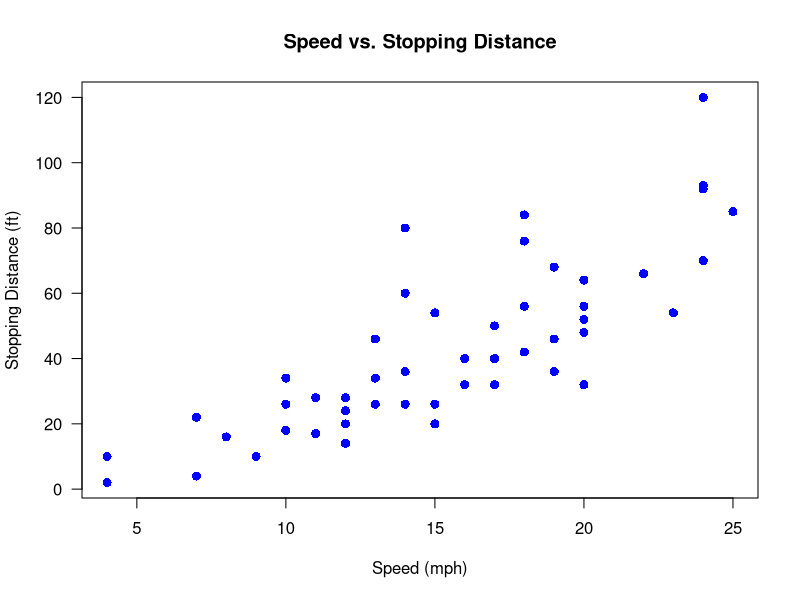
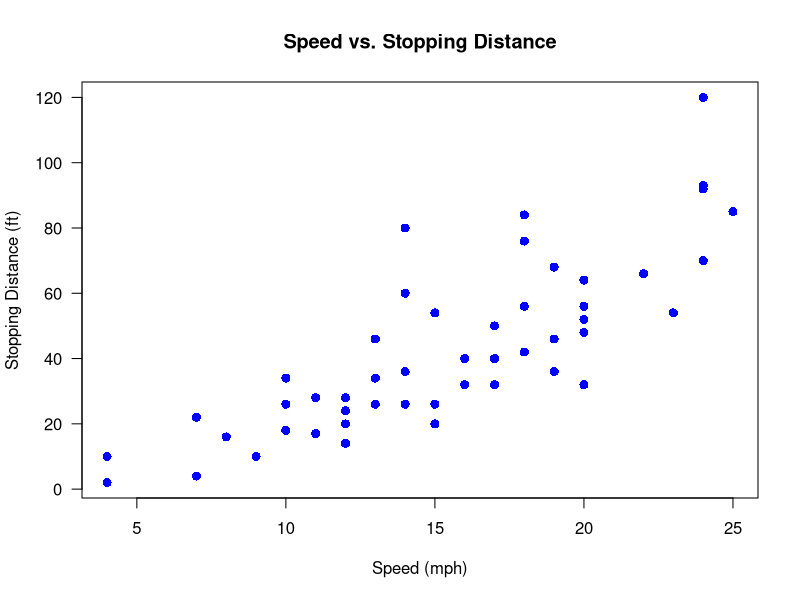

The R source for these figures, in order: (Note: this script raises an error after producing the figures.)
## ---- chunk 1
# The code, which is reused for display
my_Code <- quote(
  plot(cars, main = "Speed vs. Stopping Distance",
       xlab = "Speed (mph)", 
       ylab = "Stopping Distance (ft)",
       col = "blue", pch = 16, cex = 1.2, lwd = 2, las = 1)
)
## ---- chunk 2
eval(my_Code)
plot_Path <- knitr::fig_chunk('plot-gen', 
                              'pdf')
## ---- chunk 3
eval(my_Code)
## ---- chunk 4
cat('<details><summary>Show R code</summary>\n\n')
show_md_Code(my_Code)
cat('\n</details>')
## ---- chunk 5
code_text <- '
 plot(cars, main = "Speed vs. Stopping Distance",
      xlab = "Speed (mph)", ylab = "Stopping Distance (ft)",
      col = "blue", pch = 16, cex = 1.2, lwd = 2, las = 1)'
## ---- chunk 6
# This R code generates the plot image file.
# fig.show='hide' prevents knitr from automatically inserting the image.
plot(cars, main = "Speed vs. Stopping Distance",
     xlab = "Speed (mph)", ylab = "Stopping Distance (ft)",
     col = "blue", pch = 16, cex = 1.2, lwd = 2, las = 1)

# This chunk runs BEFORE the raw LaTeX block.
# It gets the actual path to the generated PDF plot and stores it in an R variable.
plot_path <- knitr::fig_chunk('plot-gen', 'pdf')
## ---- chunk 7
plot(cars, main = "Speed vs. Stopping Distance",
     xlab = "Speed (mph)", 
     ylab = "Stopping Distance (ft)",
     col = "blue", pch = 16, 
     cex = 1.2, lwd = 2, las = 1)
